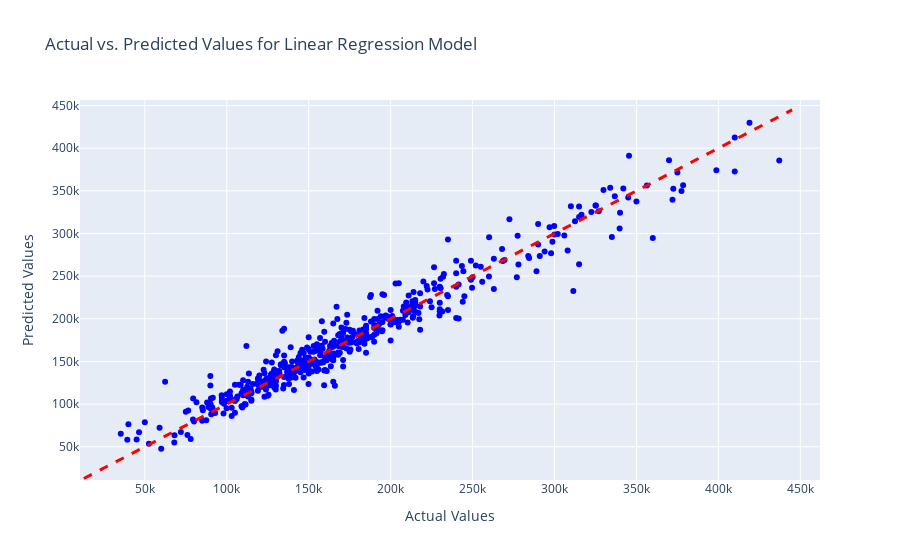

Write notebook code for a chart like this one.
### Code cell
# Create a scatter plot with Plotly
fig = go.Figure()

# Add a scatter plot for actual vs. predicted values

fig.add_trace(go.Scatter(x=y_test, y=best_pred, mode='markers', marker=dict(color='blue'), 
                         name='Actual vs. Predicted'))

# Add a diagonal line for perfect predictions
fig.add_shape(type="line", x0=min(y), x1=max(y), y0=min(y), y1=max(y),
              line=dict(color="red", width=3, dash='dash'),
              name="Perfect Predictions")

# Update layout and axis labels
fig.update_layout(title="Actual vs. Predicted Values for Linear Regression Model",
                  xaxis_title="Actual Values",
                  yaxis_title="Predicted Values")

# Show the plot
fig.show()

### Figure 1 — Plotly figure (JSON) as saved in the notebook; plotly's stock layout.template omitted (floating-point values rounded to 4 significant figures; data arrays with more than 128 entries replaced by an {"elided": "..."} marker saying what was removed)
{"data": [{"marker": {"color": "blue"}, "mode": "markers", "name": "Actual vs. Predicted", "type": "scatter", "x": {"elided": "511 int values"}, "y": {"elided": "511 float values"}}], "layout": {"autosize": true, "shapes": [{"line": {"color": "red", "dash": "dash", "width": 3}, "name": "Perfect Predictions", "type": "line", "x0": 12789, "x1": 445000, "y0": 12789, "y1": 445000}], "title": {"text": "Actual vs. Predicted Values for Linear Regression Model"}, "xaxis": {"autorange": true, "range": [10970.0, 461500.0], "title": {"text": "Actual Values"}, "type": "linear"}, "yaxis": {"autorange": true, "range": [9015.0, 461900.0], "title": {"text": "Predicted Values"}, "type": "linear"}}}
